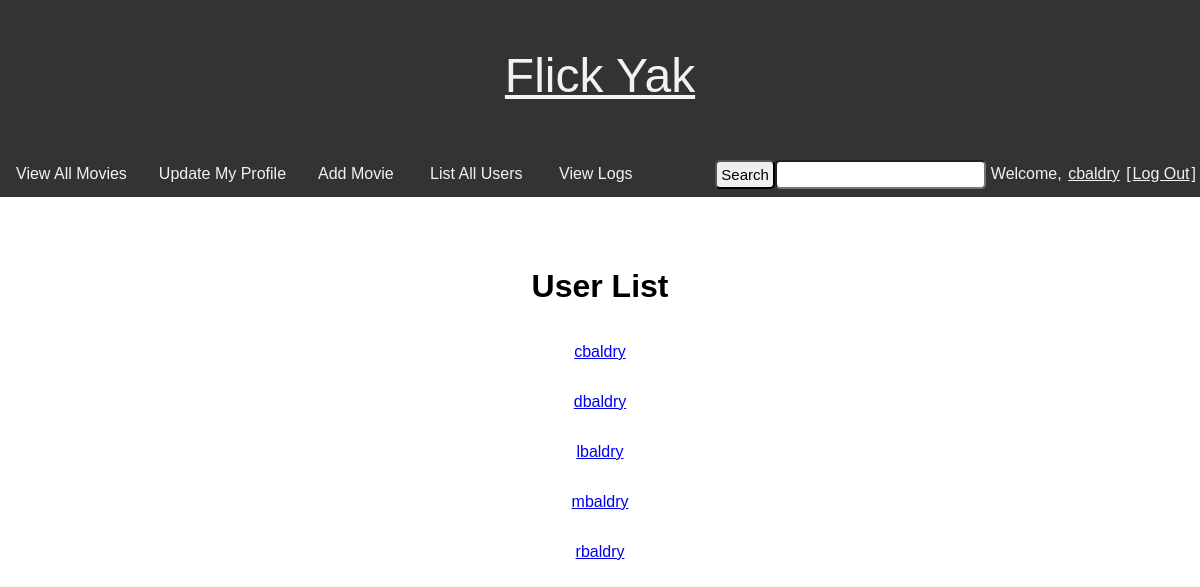
Screenshot of /views/admin/all_users.php (signed in) with the database file from the repository.
### tables this page shows
CREATE TABLE `user` (
  `username` varchar(20) NOT NULL,
  `real_name` varchar(100) DEFAULT NULL,
  `email` varchar(40) NOT NULL,
  `dob` date NOT NULL,
  `password` varchar(255) NOT NULL,
  `access_level` varchar(10) NOT NULL DEFAULT 'member',
  `profile_image` varchar(100) DEFAULT 'profile_placeholder.png',
  `fav_movie_id` int(11) DEFAULT NULL
);

### views/admin/all_users.php (the view, shortened to what this page needs)
<?php
require '../../src/connect_db.php';
$result = $db->query("SELECT * FROM user ORDER BY username");
require_once '../common/head.php';
require_once '../common/nav.php';
require_once '../common/nav.php';
echo '<h1>User List</h1>';
foreach ($result as $row) {
    echo '<p><a href="../member/user_profile.php?id=' . $row['username'] . '">'
        . $row['username'] . '</a>';
    echo '</p>';
}
echo '</div></body></html>';

### css/main.css (style rules this page uses)
body { margin: 0; font-family: Arial; }

### rows the page displays
user: username "cbaldry"
user: username "dbaldry"
user: username "lbaldry"
user: username "mbaldry"
user: username "rbaldry"

### other values shown
$_SESSION['username'] "cbaldry"
